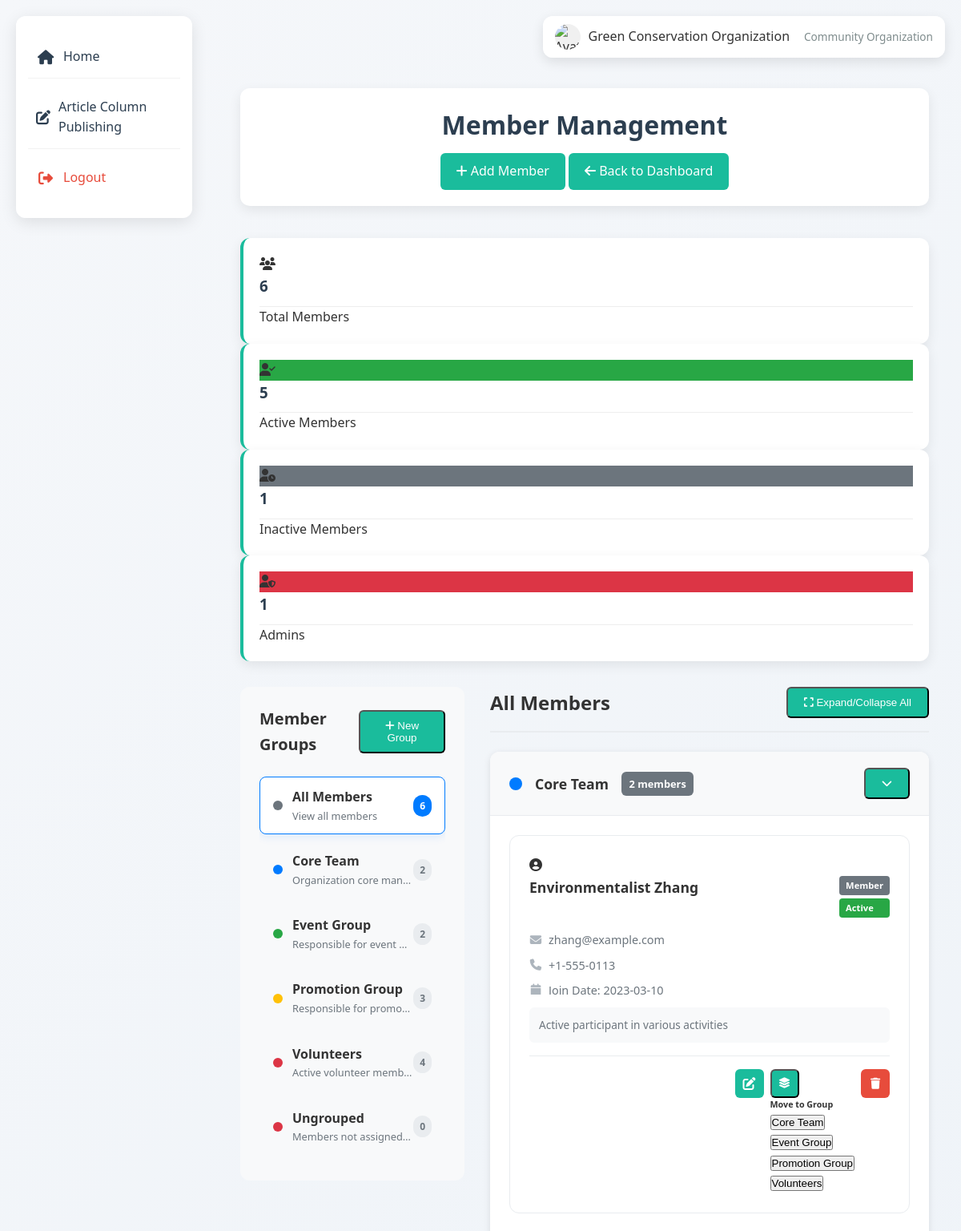
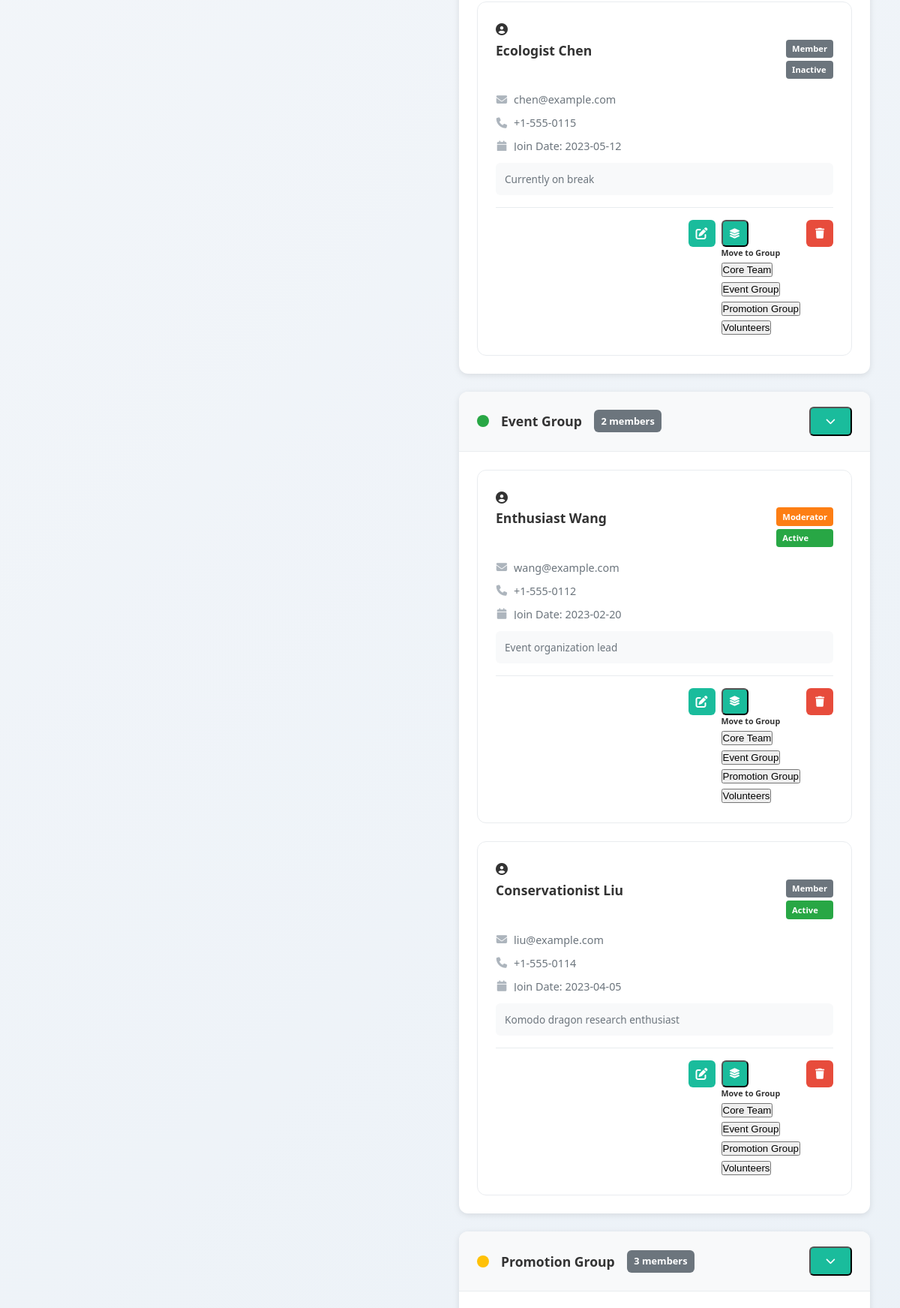
Screenshot of /community/members (signed in, upper part) with the database file from the repository (2 pictures, top to bottom).
### tables this page shows
CREATE TABLE member_groups (
        id INTEGER PRIMARY KEY AUTOINCREMENT,
        org_id INTEGER NOT NULL,
        name VARCHAR(100) NOT NULL,
        description TEXT,
        created_at TIMESTAMP DEFAULT CURRENT_TIMESTAMP,
        FOREIGN KEY (org_id) REFERENCES users(id)
    );

CREATE TABLE members (
        id INTEGER PRIMARY KEY AUTOINCREMENT,
        org_id INTEGER NOT NULL,
        name VARCHAR(100) NOT NULL,
        email VARCHAR(100),
        phone VARCHAR(20),
        role VARCHAR(50) DEFAULT 'member', -- member, admin, moderator etc.
        join_date DATE,
        status VARCHAR(20) DEFAULT 'active', -- active, inactive, pending
        permissions TEXT, -- JSON formatted permission settings
        notes TEXT,
        created_at TIMESTAMP DEFAULT CURRENT_TIMESTAMP,
        updated_at TIMESTAMP DEFAULT CURRENT_TIMESTAMP,
        FOREIGN KEY (org_id) REFERENCES users(id)
    );

### routes/community.py (the view)
@community_bp.route('/members')
def manage_members():
    if 'role' in session and session['role'] == 'community_org':
        conn = get_db_connection()
        cursor = conn.cursor()
        cursor.execute('''
        SELECT m.*,
               GROUP_CONCAT(mg.id) as group_ids,
               GROUP_CONCAT(mg.name) as group_names,
               GROUP_CONCAT(mg.description) as group_descriptions
        FROM members m
        LEFT JOIN member_group_relations mgr ON m.id = mgr.member_id
        LEFT JOIN member_groups mg ON mgr.group_id = mg.id
        WHERE m.org_id = ?
        GROUP BY m.id
        ORDER BY m.created_at DESC
        ''', (session['user_id'],))
        members = cursor.fetchall()
        cursor.execute('SELECT * FROM member_groups WHERE org_id = ? ORDER BY name', (session['user_id'],))
        groups = cursor.fetchall()
        cursor.execute('SELECT COUNT(*) FROM members WHERE org_id = ? AND status = "active"', (session['user_id'],))
        active_members = cursor.fetchone()[0]
        cursor.execute('SELECT COUNT(*) FROM members WHERE org_id = ? AND status = "inactive"', (session['user_id'],))
        inactive_members = cursor.fetchone()[0]
        cursor.execute('SELECT COUNT(*) FROM members WHERE org_id = ? AND role = "admin"', (session['user_id'],))
        admin_members = cursor.fetchone()[0]
        grouped_members = {}
        ungrouped_members = []
        for group in groups:
            grouped_members[group['id']] = {
                'group_info': group,
                'members': []
            }
        for member in members:
            if member['group_ids']:
                group_ids = [int(id) for id in member['group_ids'].split(',')] if member['group_ids'] else []
                for group_id in group_ids:
                    if group_id in grouped_members:
                        grouped_members[group_id]['members'].append(member)
            else:
                ungrouped_members.append(member)
        conn.close()
        return render_template(
            'pages/community/manage_members.html',
            username=session['username'],
            members=members,
            groups=groups,
            grouped_members=grouped_members,
            ungrouped_members=ungrouped_members,
            active_members=active_members,
            inactive_members=inactive_members,
            admin_members=admin_members
        )
    return redirect(url_for('auth.login'))

### database/models.py (called while the page is built)
def get_db_connection():
    conn = sqlite3.connect(current_app.config['DATABASE'])
    conn.row_factory = sqlite3.Row
    return conn

### templates/pages/community/manage_members.html (shortened to what this page needs)
{% extends 'base/base.html' %}
{% block extra_css %}
<link rel="stylesheet" href="{{ url_for('static', filename='css/manage_members.css') }}">
{% endblock %}
{% block content %}
<div class="dashboard-container">
    <div class="dashboard-header">
        <h1>Member Management</h1>
        <div class="header-actions">
            <a href="{{ url_for('community.create_member') }}" class="btn btn-primary">
                <i class="fas fa-plus"></i> Add Member
            </a>
            <a href="{{ url_for('community.dashboard') }}" class="btn btn-secondary">
                <i class="fas fa-arrow-left"></i> Back to Dashboard
            </a>
        </div>
    </div>
    <div class="members-stats">
        <div class="stat-card">
            <div class="stat-icon">
                <i class="fas fa-users"></i>
            </div>
            <div class="stat-info">
                <h3>{{ (active_members or 0) + (inactive_members or 0) }}</h3>
                <p>Total Members</p>
            </div>
        </div>
        <div class="stat-card">
            <div class="stat-icon" style="background: #28a745;">
                <i class="fas fa-user-check"></i>
            </div>
            <div class="stat-info">
                <h3>{{ active_members or 0 }}</h3>
                <p>Active Members</p>
            </div>
        </div>
        <div class="stat-card">
            <div class="stat-icon" style="background: #6c757d;">
                <i class="fas fa-user-clock"></i>
            </div>
            <div class="stat-info">
                <h3>{{ inactive_members or 0 }}</h3>
                <p>Inactive Members</p>
            </div>
        </div>
        <div class="stat-card">
            <div class="stat-icon" style="background: #dc3545;">
                <i class="fas fa-user-shield"></i>
            </div>
            <div class="stat-info">
                <h3>{{ admin_members or 0 }}</h3>
                <p>Admins</p>
            </div>
        </div>
    </div>
    <div class="members-management-layout">
        <div class="groups-sidebar">
            <div class="sidebar-header">
                <h3>Member Groups</h3>
                <button type="button" class="btn btn-outline btn-sm" id="createGroupBtn">
                    <i class="fas fa-plus"></i> New Group
                </button>
            </div>
            <div class="groups-list">
                <div class="group-item active" data-group-id="all">
                    <div class="group-color-dot color-all"></div>
                    <div class="group-info">
                        <span class="group-name">All Members</span>
                        <small class="group-desc">View all members</small>
                    </div>
                    <span class="member-count">{{ (active_members or 0) + (inactive_members or 0) }}</span>
                </div>
                {% if groups %}
                    {% for group in groups %}
                    <div class="group-item" data-group-id="{{ group.id }}">
                        <div class="group-color-dot color-{{ loop.index0 % 6 }}"></div>
                        <div class="group-info">
                            <span class="group-name">{{ group.name }}</span>
                            {% if group.description %}
                            <small class="group-desc">{{ group.description }}</small>
                            {% endif %}
                        </div>
                        <span class="member-count">
                            {% if grouped_members and group.id in grouped_members %}
                                {{ grouped_members[group.id].members|length }}
                            {% else %}
                                0
                            {% endif %}
                        </span>
                    </div>
                    {% endfor %}
                {% endif %}
                <div class="group-item" data-group-id="ungrouped">
                    <div class="group-color-dot color-ungrouped"></div>
                    <div class="group-info">
                        <span class="group-name">Ungrouped</span>
                        <small class="group-desc">Members not assigned to any group</small>
                    </div>
                    <span class="member-count">{{ ungrouped_members|length if ungrouped_members else 0 }}</span>
                </div>
            </div>
        </div>
        <div class="members-content">
            <div class="current-group-header">
                <h2 id="currentGroupName">All Members</h2>
                <div class="group-actions">
                    <button class="btn btn-outline btn-sm" id="toggleGroupView">
                        <i class="fas fa-expand"></i> Expand/Collapse All
                    </button>
                </div>
            </div>
            <div class="group-section active" data-group-id="all">
                <div class="members-container">
                    {% if grouped_members or ungrouped_members %}
                        {% for group_id, group_data in grouped_members.items() %}
                            {% if group_data.members %}
                            <div class="group-subsection" data-group-id="{{ group_id }}">
                                <div class="subsection-header">
                                    <div class="subsection-info">
                                        <div class="group-color-indicator color-{{ loop.index0 % 6 }}"></div>
                                        <h4>{{ group_data.group_info.name }}</h4>
                                        <span class="member-count">{{ group_data.members|length }} members</span>
                                    </div>
                                    <button class="btn btn-link btn-sm toggle-subsection">
                                        <i class="fas fa-chevron-down"></i>
                                    </button>
                                </div>
                                <div class="subsection-content">
                                    <div class="members-grid">
                                        {% for member in group_data.members %}
                                        {% include 'components/member_card.html' %}
                                        {% endfor %}
                                    </div>
                                </div>
                            </div>
                            {% endif %}
                        {% endfor %}
                    {% endif %}
                </div>
            </div>
        </div>
    </div>
</div>
{% endblock %}

### templates/components/member_card.html (shortened to what this page needs)
<div class="member-card management-card">
    <div class="member-avatar">
        <i class="fas fa-user-circle"></i>
    </div>
    <div class="member-content">
        <div class="member-header">
            <h3>{{ member.name }}</h3>
            <div class="member-badges">
                <span class="role-badge role-{{ member.role }}">
                    {% if member.role == 'admin' %}Admin
                    {% elif member.role == 'moderator' %}Moderator
                    {% else %}Member{% endif %}
                </span>
                <span class="status-badge status-{{ member.status }}">
                    {% if member.status == 'active' %}Active
                    {% elif member.status == 'inactive' %}Inactive
                    {% else %}Pending{% endif %}
                </span>
            </div>
        </div>
        <div class="member-details">
            {% if member.email %}
            <div class="member-detail">
                <i class="fas fa-envelope"></i>
                <span>{{ member.email }}</span>
            </div>
            {% endif %}
            {% if member.phone %}
            <div class="member-detail">
                <i class="fas fa-phone"></i>
                <span>{{ member.phone }}</span>
            </div>
            {% endif %}
            {% if member.join_date %}
            <div class="member-detail">
                <i class="fas fa-calendar"></i>
                <span>Join Date: {{ member.join_date }}</span>
            </div>
            {% endif %}
        </div>
        {% if member.notes %}
        <div class="member-notes">
            <p>{{ member.notes }}</p>
        </div>
        {% endif %}
    </div>
    <div class="member-actions">
        <a href="{{ url_for('community.edit_member', member_id=member.id) }}" class="btn btn-secondary btn-sm" title="Edit Member">
            <i class="fas fa-edit"></i>
        </a>
        <div class="dropdown">
            <button class="btn btn-info btn-sm dropdown-toggle" type="button" data-bs-toggle="dropdown" title="Change Group">
                <i class="fas fa-layer-group"></i>
            </button>
            <div class="dropdown-menu">
                <h6 class="dropdown-header">Move to Group</h6>
                {% for group in groups %}
                <form action="{{ url_for('community.assign_member_to_group', member_id=member.id) }}" method="post" class="d-inline w-100">
                    <button type="submit" class="dropdown-item">
                        {{ group.name }}
                    </button>
                </form>
                {% endfor %}
            </div>
        </div>
        <form action="{{ url_for('community.delete_member', member_id=member.id) }}"
              method="post"
              class="delete-form d-inline"
              onsubmit="return confirm('Are you sure you want to delete this member?')">
            <button type="submit" class="btn btn-danger btn-sm" title="Delete Member">
                <i class="fas fa-trash"></i>
            </button>
        </form>
    </div>
</div>

### static/css/main.css (style rules this page uses)
* { box-sizing: border-box; margin: 0; padding: 0; }
body { font-family: 'Segoe UI', Tahoma, Geneva, Verdana, sans-serif; background: linear-gradient(135deg, #f5f7fa 0%, #e4edf5 100%); color: #333; line-height: 1.6; min-height: 100vh; padding: 20px; }
.dashboard-container { max-width: 1200px; margin: 0 auto; }
.dashboard-header { text-align: center; margin-bottom: 40px; padding: 20px; background: white; border-radius: 12px; box-shadow: 0 5px 15px rgba(0, 0, 0, 0.08); }
.dashboard-header h1 { color: #2c3e50; margin-bottom: 10px; }
.btn { display: inline-block; padding: 10px 20px; background: #1abc9c; color: white; text-decoration: none; border-radius: 6px; font-weight: 500; transition: background 0.3s ease; }
.btn-primary { background: #1abc9c; }
.stat-card { background: white; border-radius: 12px; padding: 20px; box-shadow: 0 5px 15px rgba(0, 0, 0, 0.08); border-left: 4px solid #1abc9c; }
.stat-card h3 { margin-top: 0; color: #2c3e50; border-bottom: 1px solid #eee; padding-bottom: 10px; }
.btn-danger { background: #e74c3c; color: white; border: none; padding: 8px 15px; border-radius: 4px; cursor: pointer; font-size: 14px; }

### rows the page displays
member_groups: name "Core Team", description "Organization core man…", grouped_members "2", group_info.name "Core Team"
member_groups: name "Event Group", description "Responsible for event…", grouped_members "2", group_info.name "Event Group"
member_groups: name "Promotion Group", description "Responsible for promo…", grouped_members "3", group_info.name "Promotion Group"
member_groups: name "Volunteers", description "Active volunteer memb…", grouped_members "4"
members: name "Environmentalist Zhang", role "Member", status "Active", email "zhang@example.com", phone "+1-555-0113", join_date "2023-03-10", notes "Active participant in various activities"
members: name "Ecologist Chen", role "Member", status "Inactive", email "chen@example.com", phone "+1-555-0115", join_date "2023-05-12", notes "Currently on break"
members: name "Enthusiast Wang", role "Moderator", status "Active", email "wang@example.com", phone "+1-555-0112", join_date "2023-02-20", notes "Event organization lead"
members: name "Conservationist Liu", role "Member", status "Active", email "liu@example.com", phone "+1-555-0114", join_date "2023-04-05", notes "Komodo dragon research enthusiast"

### other values shown
{{ session.full_name or session.username }} "Green Conservation Organization"
{{ (active_members or 0) + (inactive_members or 0) }} "6"
{{ active_members or 0 }} "5"
{{ inactive_members or 0 }} "1"
{{ admin_members or 0 }} "1"
{{ ungrouped_members|length if ungrouped_members else 0 }} "0"
{{ group_data.members|length }} "2" "2" "3"
